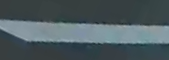
#> input picture lenet_test/data/LANE/write_dotted/106.png, 169 x 60 px; its folder holds 3 pictures in this run
$ python light.py
#> lines starting #> are read from the running program, lines starting #| are printed output that depends on the picture

import os
import cv2

import numpy as np
import random

# right_path = os.path.join("mypng","right")
# left_path = os.path.join("mypng","left")

# data_dir = os.path.join('png')

datapath='data/LANE'
savepath = 'data/LANE1'

# os.makedirs("data/LANE1/write_dotted")
os.makedirs("data/LANE1/write_soild")
os.makedirs("data/LANE1/yellow_soild")


def imgBrightness(img1, b, filename, savepath,savedir):
    h, w, ch = img1.shape
    blank = np.zeros([h, w, ch], img1.dtype)
    c = random.uniform(0.2, 1.8)
    rst = cv2.addWeighted(img1, c, blank, 1 - c, b)
    cv2.imwrite(savepath + '/' + savedir + "/" + "l" + filename, rst)  # 保存图片

file_pathname = datapath + "/write_dotted"
for filename in os.listdir(file_pathname):
    img_pat = file_pathname + "/" + filename  # 图片地址
    img = cv2.imread(img_pat)  # 读图片
#> img is the input picture: shape (60, 169, 3); mean B, G, R 95.2, 90.4, 76.5
    imgBrightness(img, 3, filename, savepath,'write_dotted')
#> in imgBrightness, `rst = cv2.addWeighted(img1, c, blank, 1 - c, b)`:
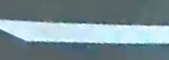
#> rst: shape (60, 169, 3); mean B, G, R 150.3, 143.2, 121.6
#> pass 2 of the loop `for filename in os.listdir(file_pathname):`:
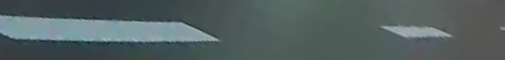
#> input picture lenet_test/data/LANE/write_dotted/114.png, 505 x 60 px
#> img is the input picture: shape (60, 505, 3); mean B, G, R 97.3, 96.5, 83
#> in imgBrightness (call 2), `rst = cv2.addWeighted(img1, c, blank, 1 - c, b)`:
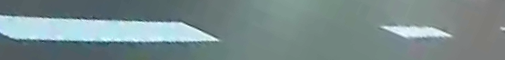
#> rst: shape (60, 505, 3); mean B, G, R 140.4, 139.3, 120.3


file_pathname = datapath + "/write_soild"
for filename in os.listdir(file_pathname):
    img_pat = file_pathname + "/" + filename  # 图片地址
    img = cv2.imread(img_pat)  # 读图片
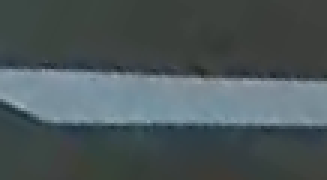
#> input picture lenet_test/data/LANE/write_soild/1063.png, 109 x 60 px (shown 3 times larger)
#> img is the input picture: shape (60, 109, 3); mean B, G, R 88.4, 86.1, 74.7
    imgBrightness(img, 3, filename, savepath,'write_soild')
#> call 4 of imgBrightness, with b = 3, filename = '1063.png', savepath = 'data/LANE1', savedir = 'write_soild'
#> in imgBrightness (call 4), `rst = cv2.addWeighted(img1, c, blank, 1 - c, b)`:
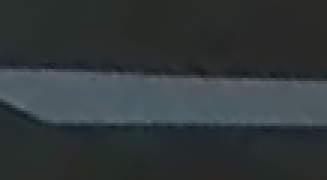
#> rst: shape (60, 109, 3) (shown 3 times larger); mean B, G, R 57.3, 55.9, 48.9


file_pathname = datapath + "/yellow_soild"
#> (the run stopped early here; a loop or call above may not have finished)
